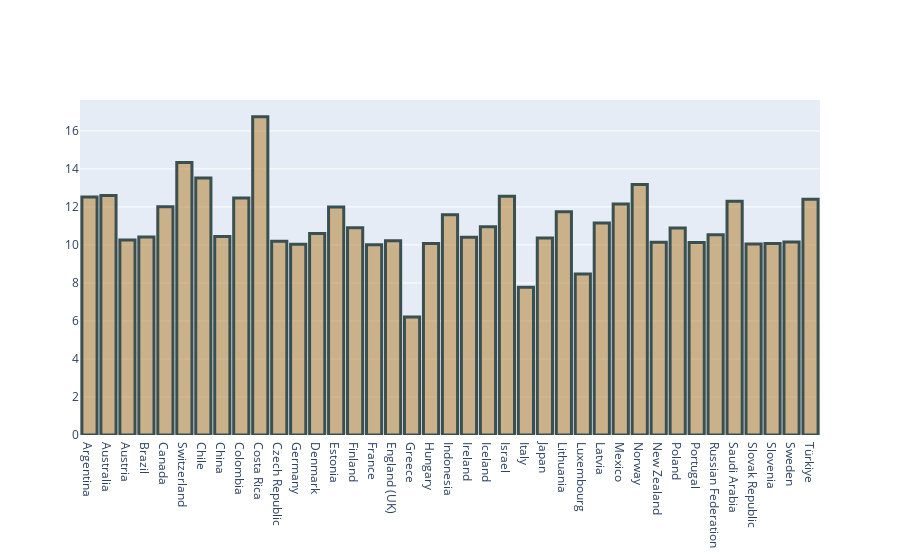

The notebook cell saved with this chart:
### Code cell
from audioop import avg
from statistics import mean

gov = go.Figure()
gov.add_trace(go.Bar(
    x=gov_spending39['country_name'],
    y=gov_spending39['gov_expenditure'],
    orientation='v',
    marker=dict(
        color='rgba(187, 138, 68, 0.6)',
        line=dict(color='rgba(58, 79, 80, 1.0)', width=3)
    ),
    hovertemplate='Country: %{x}<br>'+
        'Expenditure: %{y}'+'%'+'<br>'+
        '<extra></extra>',
))
gov.show()

### Figure 1 — Plotly figure (JSON) as saved in the notebook; plotly's stock layout.template omitted (floating-point values rounded to 4 significant figures)
{"data": [{"hovertemplate": "Country: %{x}<br>Expenditure: %{y}%<br><extra></extra>", "marker": {"color": "rgba(187, 138, 68, 0.6)", "line": {"color": "rgba(58, 79, 80, 1.0)", "width": 3}}, "orientation": "v", "type": "bar", "x": ["Argentina", "Australia", "Austria", "Brazil", "Canada", "Switzerland", "Chile", "China", "Colombia", "Costa Rica", "Czech Republic", "Germany", "Denmark", "Estonia", "Finland", "France", "England (UK)", "Greece", "Hungary", "Indonesia", "Ireland", "Iceland", "Israel", "Italy", "Japan", "Lithuania", "Luxembourg", "Latvia", "Mexico", "Norway", "New Zealand", "Poland", "Portugal", "Russian Federation", "Saudi Arabia", "Slovak Republic", "Slovenia", "Sweden", "Türkiye"], "y": [12.52, 12.6, 10.26, 10.41, 12.01, 14.33, 13.52, 10.44, 12.47, 16.74, 10.2, 10.04, 10.6, 11.99, 10.91, 10.01, 10.22, 6.204, 10.07, 11.59, 10.41, 10.96, 12.56, 7.775, 10.37, 11.74, 8.474, 11.15, 12.15, 13.19, 10.14, 10.89, 10.12, 10.53, 12.3, 10.05, 10.08, 10.15, 12.41]}], "layout": {}}
